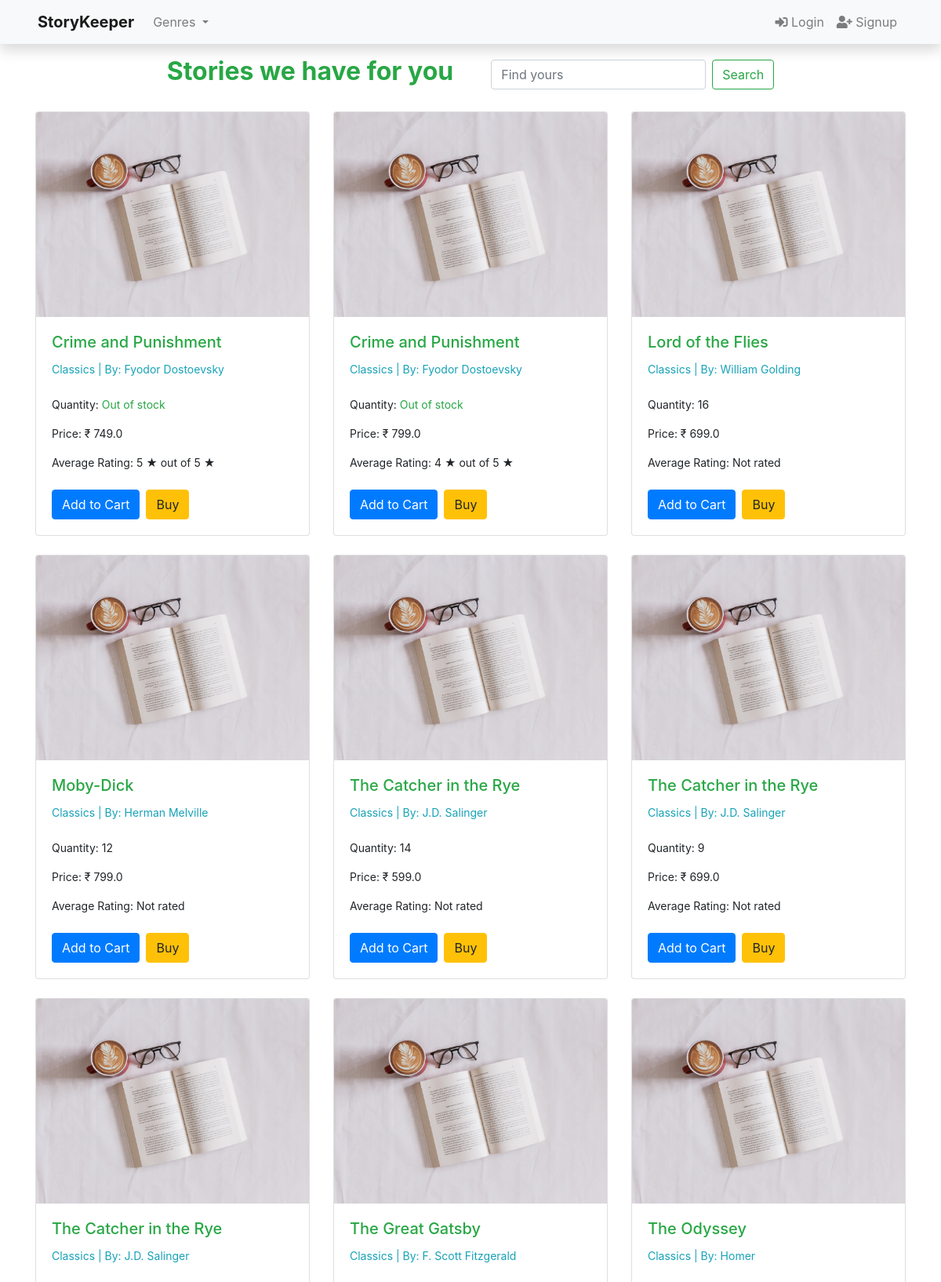
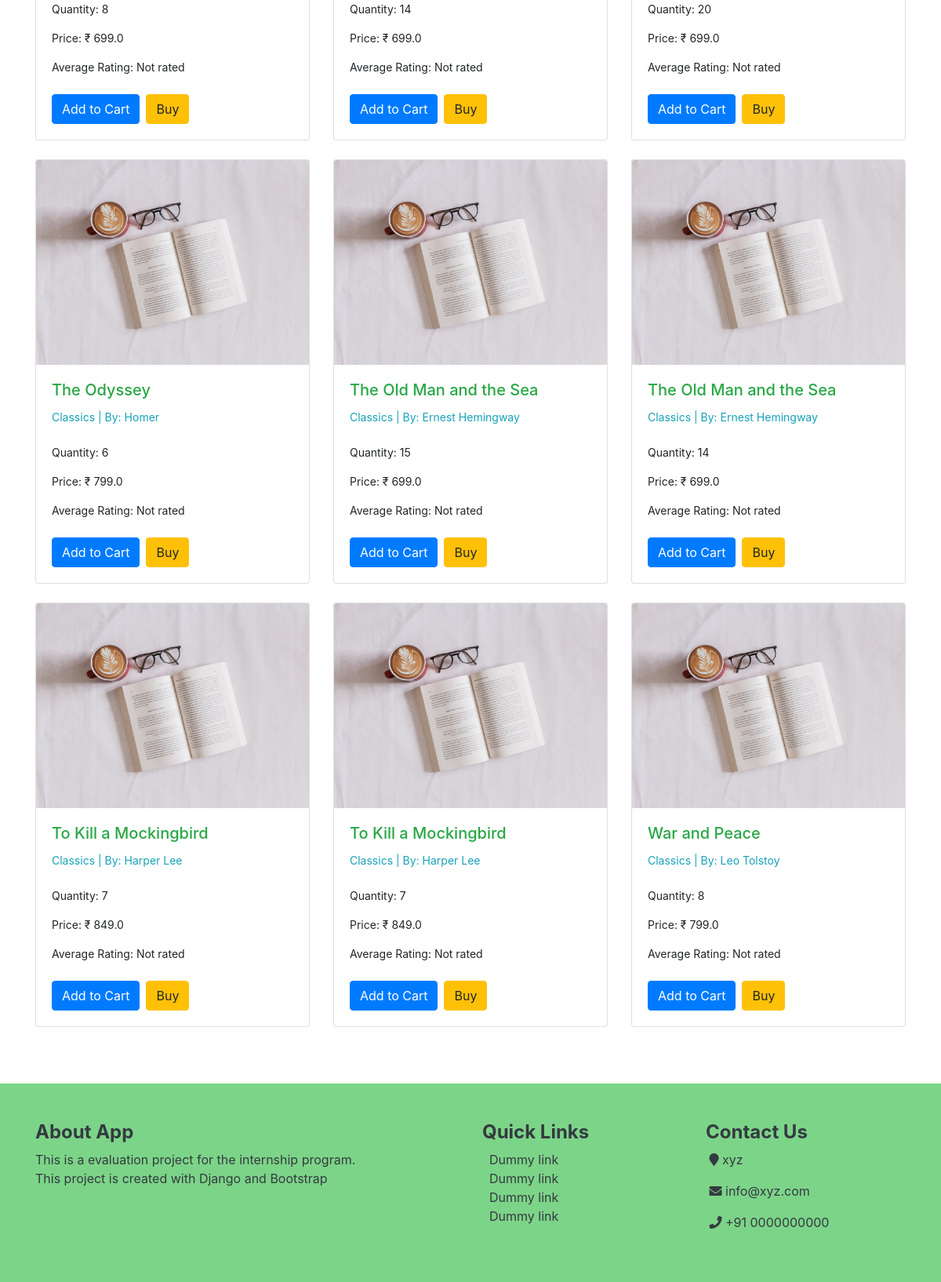
/category/Classics, run on the app's committed database (2 pictures, top to bottom).
### books/models.py (models this page shows, shortened)
class Book(models.Model):
    title  		 = models.CharField(max_length=200)
    author 		 = models.CharField(max_length=100)
    genre   	 = models.CharField(max_length=100)
    price     	 = models.FloatField(default=0)
    quantity   	 = models.IntegerField(default=0)
    description  = models.TextField(default='No Description', null=True, blank=False)
    average_rating  = models.FloatField(default=0)
    created_on 	 = models.DateTimeField(auto_now_add=True)
    updated_on 	 = models.DateTimeField(auto_now=True)
    digital         = models.BooleanField(default=False, null=True, blank=False)
    status          = models.IntegerField(choices=status,default = 1)
    class Meta:
        ordering    = ['-quantity']

### books/views.py (the view)
# urls.py: path('category/<str:cats>', views.categoryView, name='category'),
def categoryView(request, cats):
    category_post = Book.objects.filter(genre=cats).order_by('title')
    genre = Book.objects.values('genre').distinct().order_by('genre')
    context = {'category_post':category_post, 'genre':genre}
    return render(request, 'category.html',context)

### books/templates/category.html (shortened to what this page needs)
{% extends 'base.html' %}
{% block content %}
{% load crispy_forms_tags %}
{% load static %}
{% if category_post %}
<div class='container-fluid my-3 d-flex justify-content-center'>
    <h2 class="text-success"><b>{{ book.genre }} Stories we have for you </b></h2>
    <form class="form-inline my-2 ml-5 my-lg-0" role='search', method='get', action="{% url 'home' %}">
        <input class="form-control mr-sm-2" name='search' type="search" placeholder="Find yours" aria-label="Search">
        <button class="btn btn-outline-success my-2 my-sm-0" type="submit">Search</button>
    </form>
</div>
<div class="container mt-4">
    <div class="row">
        {% for book in category_post %}
        <div class="col-md-4 mb-4">
            <div class="card product-card">
                <a href="{% url 'book_detail' book.id %}"><img src="{% static 'images/thumbnail.jpg' %}" class="card-img-top" alt="{{ book.title }}"></a>
                <div class="card-body">
                    <a href="{% url 'book_detail' book.id %}"class="text-success" ><h5 class="card-title">{{ book.title }}</h5></a>
                    <small>
                        <p class="card-text text-info">{{ book.genre }} | <span class="card-text">By: {{ book.author }}</span></p></small><br>
                        <small class="text-bold">
                            <p class="card-text">Quantity:{% if book.quantity > 0 %} {{ book.quantity }} {% else %}<span class="text-success"> Out of stock</span>{% endif %}</p>
                            <p class="card-text">Price: &#8377; {{ book.price }}</p>
                            <p class="card-text">Average Rating: {% if book.average_rating %}{{ book.average_rating|floatformat:'0' }} &#9733; out of 5 &#9733;{% else %}Not rated{% endif %}</p>
                        </small><br>
                    <div class="d-flex">
                        <form method="post" action="{% url 'add_to_cart' book.id %}">
                            <button type="submit" class="btn btn-primary">Add to Cart</button>
                        </form>
                        <a href="#" class="btn btn-warning ml-2">Buy</a>
                    </div>
                </div>
            </div>
        </div>
        {% endfor %}
    </div>
</div>
{% else %}
    <div class="my-4">
        <strong class="text-danger my-4"><H3>Sorry no books available. </H3></strong>
    </div>
{% endif %}
{% endblock %}

### data on the page
Book: title "Crime and Punishment", genre "Classics", author "Fyodor Dostoevsky", quantity "Out of stock", price "749.0", average_rating "5"
Book: title "Crime and Punishment", genre "Classics", author "Fyodor Dostoevsky", quantity "Out of stock", price "799.0", average_rating "4"
Book: title "Lord of the Flies", genre "Classics", author "William Golding", quantity "16", price "699.0", average_rating "Not rated"
Book: title "Moby-Dick", genre "Classics", author "Herman Melville", quantity "12", price "799.0", average_rating "Not rated"
Book: title "The Catcher in the Rye", genre "Classics", author "J.D. Salinger", quantity "14", price "599.0", average_rating "Not rated"
Book: title "The Catcher in the Rye", genre "Classics", author "J.D. Salinger", quantity "9", price "699.0", average_rating "Not rated"
Book: title "The Catcher in the Rye", genre "Classics", author "J.D. Salinger", quantity "8", price "699.0", average_rating "Not rated"
Book: title "The Great Gatsby", genre "Classics", author "F. Scott Fitzgerald", quantity "14", price "699.0", average_rating "Not rated"
Book: title "The Odyssey", genre "Classics", author "Homer", quantity "20", price "699.0", average_rating "Not rated"
Book: title "The Odyssey", genre "Classics", author "Homer", quantity "6", price "799.0", average_rating "Not rated"
Book: title "The Old Man and the Sea", genre "Classics", author "Ernest Hemingway", quantity "15", price "699.0", average_rating "Not rated"
Book: title "The Old Man and the Sea", genre "Classics", author "Ernest Hemingway", quantity "14", price "699.0", average_rating "Not rated"
Book: title "To Kill a Mockingbird", genre "Classics", author "Harper Lee", quantity "7", price "849.0", average_rating "Not rated"
Book: title "To Kill a Mockingbird", genre "Classics", author "Harper Lee", quantity "7", price "849.0", average_rating "Not rated"
Book: title "War and Peace", genre "Classics", author "Leo Tolstoy", quantity "8", price "799.0", average_rating "Not rated"
